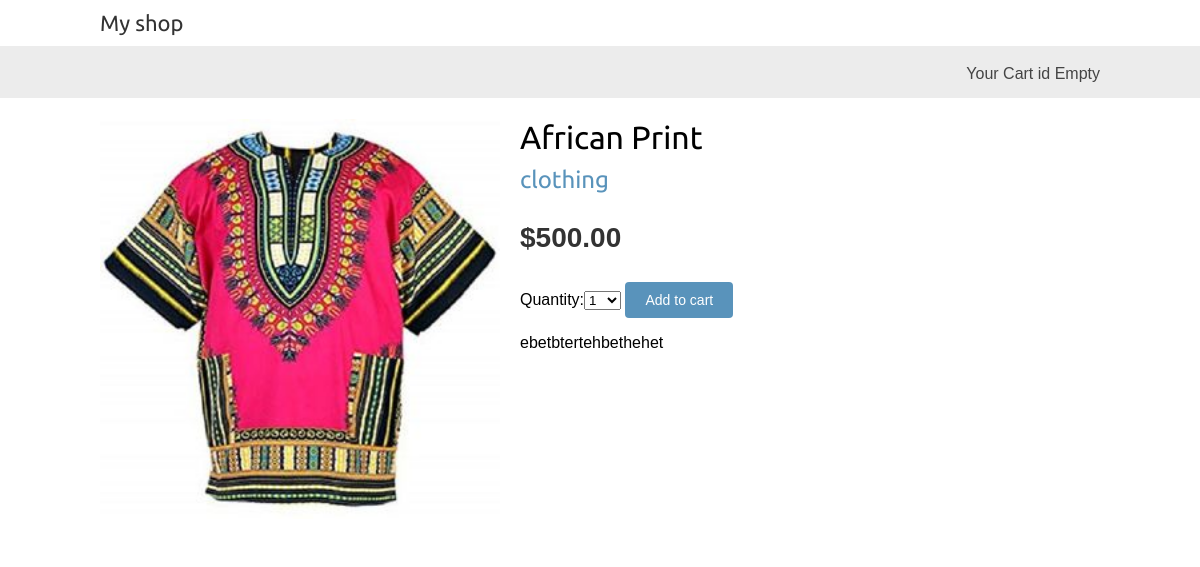
Page /5/african-print/ on the committed database.
### shop/models.py (models this page shows, shortened)
class Product(models.Model):
    category = models.ForeignKey(Category,
                                 related_name='products',
                                 on_delete=models.CASCADE)
    name = models.CharField(max_length=200, db_index=True)
    slug = models.SlugField(max_length=200, db_index=True)
    image = models.ImageField(upload_to='products/%Y/%m/%d',
                              blank=True)
    description = models.TextField(blank=True)
    price = models.DecimalField(max_digits=10, decimal_places=2)
    available = models.BooleanField(default=True)
    created = models.DateTimeField(auto_now_add=True)
    updated = models.DateTimeField(auto_now=True)
    class Meta:
        ordering = ('name',)
    index_together = (('id', 'slug'),)

class Category(models.Model):
    name = models.CharField(max_length=100,
                            db_index=True)
    slug = models.SlugField(max_length=100,
                            unique=True)
    class Meta:
        ordering = ('name',)
        verbose_name = 'category'
        verbose_name_plural = 'categories'
    def __str__(self):
        return self.name
    def get_absolute_url(self):
        return reverse('shop:product_list_by_category',
                       args=[self.slug])

### shop/views.py (the view)
# urls.py: path('<int:id>/<slug:slug>/', views.product_detail, name='product_detail'),
def product_detail(request, id, slug):
    product = get_object_or_404(Product, id=id,
                                slug=slug,
                                available=True)
    cart_product_form = CartAddProductForm()
    return render(request, 'shop/product/detail.html',
                  {'product': product,
                   'cart_product_form': cart_product_form, })

### cart/forms.py
class CartAddProductForm(forms.Form):
    quantity = forms.TypedChoiceField(
        choices=PRODUCT_QUANTITY_CHOICES,
        coerce=int)
    override = forms.BooleanField(required=False,
                                  initial=False,
                                  widget=forms.HiddenInput)

### cart/cart.py (called while the page is built)
    def __len__(self):
        return sum(item['quantity'] for item in self.cart.values())

### cart/context_processors.py (called while the page is built)
def cart(request):
    return {'cart': Cart(request)}

### shop/templates/shop/product/detail.html (shortened to what this page needs)
{% extends "shop/base.html" %}
{% load static %}
{% block content %}
    <div class="product-detail">
        <img src="{% if product.image %}{{ product.image.url }}{% else %}{% static 'img/no_image.png' %}{% endif %}">
        <h1>{{ product.name }}</h1>
        <h2>
            <a href="{{ product.category.get_absolute_url }}">{{ product.category }}
            </a>
        </h2>
        <p class="price">${{ product.price }}</p>
        <form action="{% url 'cart:cart_add' product.id %}" method="post">
        {{ cart_product_form }}
        <input type="submit" value="Add to cart">
        <p>{{ product.description|linebreaks }}</p>
    </div>
{% endblock %}

### shop/static/css/base.css (style rules this page uses)
body { margin:0; padding:0; font-family:helvetica, sans-serif; }
h1, h2, h3, h4, h5 , h6 { font-family: 'Ubuntu', sans-serif; font-weight:normal; }
a { text-decoration:none; color:#5993bb; }
a.button, input[type="submit"] { color:#fff; background:#5993bb; border-radius:4px; padding:10px 20px; font-size:14px; border:0; }
.product-detail { text-align:justify; }
.product-detail .price { color:#333; font-size:28px; font-weight:bold; }
.product-detail img { width:40%; float:left; padding:0 20px 20px 0; }
.product-detail h1 { margin-bottom:0; }
.product-detail h2 { margin-top:10px; }

### rows in the picture
Product: image (picture), name "African Print", category "clothing", price "500.00", description "ebetbtertehbethehet"
